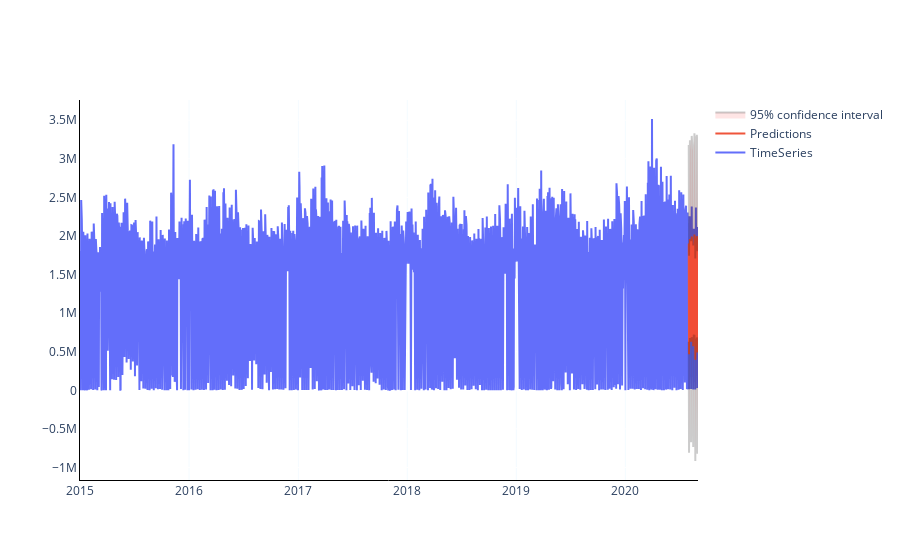

Source (notebook cell):
### Code cell
fig = go.Figure()
fig.add_trace(go.Scatter(x=df[train_start:test_end].index, y=df[train_start:test_end]['Load Weight'],
                    mode='lines',
                    name='TimeSeries'))
fig.add_trace(go.Scatter(x=predictions_error.index, y=predictions,
                    mode='lines',
                    name='Predictions'))
CI = fcast.conf_int()
fig.add_traces([go.Scatter(x = test_data.index, y = CI['lower Load Weight'],
                           mode = 'lines', line_color = 'rgba(0,0,0,0.2)',
                           showlegend = False),
                go.Scatter(x = test_data.index, y = CI['upper Load Weight'],
                           mode = 'lines', line_color = 'rgba(0,0,0,0.2)',
                           name = '95% confidence interval',
                           fill='tonexty', fillcolor = 'rgba(255, 0, 0, 0.1)')])

fig.update_layout(paper_bgcolor='rgba(255,255,255)', plot_bgcolor='rgba(0,0,0,0)')
fig.update_xaxes(showline=True, linewidth=1, linecolor='black')
fig.update_yaxes(showline=True, linewidth=1, linecolor='black',rangemode="tozero")
fig.update_xaxes(showgrid=True, gridwidth=0.1, gridcolor='lightskyblue')
#fig.update_yaxes(showgrid=True, gridwidth=0.1, gridcolor='lightskyblue')

fig.show()

print('Mean Absolute Percent Error:', round(np.mean(abs(residuals/test_data['Load Weight'])),4))

print('Root Mean Squared Error:', np.sqrt(np.mean(residuals**2)))

### Figure 1 — Plotly figure (JSON) as saved in the notebook; plotly's stock layout.template omitted (floating-point values rounded to 4 significant figures; data arrays with more than 128 entries replaced by an {"elided": "..."} marker saying what was removed)
{"data": [{"mode": "lines", "name": "TimeSeries", "type": "scatter", "x": {"elided": "1826 str values"}, "y": {"elided": "1826 int values"}}, {"mode": "lines", "name": "Predictions", "type": "scatter", "x": ["2020-07-31T00:00:00", "2020-08-01T00:00:00", "2020-08-03T00:00:00", "2020-08-04T00:00:00", "2020-08-05T00:00:00", "2020-08-06T00:00:00", "2020-08-07T00:00:00", "2020-08-08T00:00:00", "2020-08-10T00:00:00", "2020-08-11T00:00:00", "2020-08-12T00:00:00", "2020-08-13T00:00:00", "2020-08-14T00:00:00", "2020-08-15T00:00:00", "2020-08-17T00:00:00", "2020-08-18T00:00:00", "2020-08-19T00:00:00", "2020-08-20T00:00:00", "2020-08-21T00:00:00", "2020-08-22T00:00:00", "2020-08-24T00:00:00", "2020-08-25T00:00:00", "2020-08-26T00:00:00", "2020-08-27T00:00:00", "2020-08-28T00:00:00", "2020-08-29T00:00:00", "2020-08-31T00:00:00"], "y": [1903000.0, 467100.0, 1645000.0, 1959000.0, 1808000.0, 1834000.0, 1933000.0, 629300.0, 1993000.0, 1930000.0, 1976000.0, 1800000.0, 1841000.0, 571900.0, 2019000.0, 1954000.0, 2020000.0, 1899000.0, 1826000.0, 396000.0, 1917000.0, 1980000.0, 657900.0, 1998000.0, 1954000.0, 489700.0, 1823000.0]}, {"line": {"color": "rgba(0,0,0,0.2)"}, "mode": "lines", "showlegend": false, "type": "scatter", "x": ["2020-07-31T00:00:00", "2020-08-01T00:00:00", "2020-08-03T00:00:00", "2020-08-04T00:00:00", "2020-08-05T00:00:00", "2020-08-06T00:00:00", "2020-08-07T00:00:00", "2020-08-08T00:00:00", "2020-08-10T00:00:00", "2020-08-11T00:00:00", "2020-08-12T00:00:00", "2020-08-13T00:00:00", "2020-08-14T00:00:00", "2020-08-15T00:00:00", "2020-08-17T00:00:00", "2020-08-18T00:00:00", "2020-08-19T00:00:00", "2020-08-20T00:00:00", "2020-08-21T00:00:00", "2020-08-22T00:00:00", "2020-08-24T00:00:00", "2020-08-25T00:00:00", "2020-08-26T00:00:00", "2020-08-27T00:00:00", "2020-08-28T00:00:00", "2020-08-29T00:00:00", "2020-08-31T00:00:00"], "y": [628000.0, -810200.0, 365900.0, 678300.0, 525700.0, 550400.0, 648300.0, -674300.0, 688400.0, 625000.0, 671300.0, 494200.0, 534600.0, -734400.0, 708700.0, 643600.0, 708500.0, 587300.0, 514400.0, -916000.0, 605000.0, 668000.0, -654600.0, 685200.0, 641100.0, -823200.0, 510300.0]}, {"fill": "tonexty", "fillcolor": "rgba(255, 0, 0, 0.1)", "line": {"color": "rgba(0,0,0,0.2)"}, "mode": "lines", "name": "95% confidence interval", "type": "scatter", "x": ["2020-07-31T00:00:00", "2020-08-01T00:00:00", "2020-08-03T00:00:00", "2020-08-04T00:00:00", "2020-08-05T00:00:00", "2020-08-06T00:00:00", "2020-08-07T00:00:00", "2020-08-08T00:00:00", "2020-08-10T00:00:00", "2020-08-11T00:00:00", "2020-08-12T00:00:00", "2020-08-13T00:00:00", "2020-08-14T00:00:00", "2020-08-15T00:00:00", "2020-08-17T00:00:00", "2020-08-18T00:00:00", "2020-08-19T00:00:00", "2020-08-20T00:00:00", "2020-08-21T00:00:00", "2020-08-22T00:00:00", "2020-08-24T00:00:00", "2020-08-25T00:00:00", "2020-08-26T00:00:00", "2020-08-27T00:00:00", "2020-08-28T00:00:00", "2020-08-29T00:00:00", "2020-08-31T00:00:00"], "y": [3179000.0, 1744000.0, 2924000.0, 3240000.0, 3090000.0, 3117000.0, 3218000.0, 1933000.0, 3297000.0, 3234000.0, 3282000.0, 3105000.0, 3146000.0, 1878000.0, 3329000.0, 3265000.0, 3331000.0, 3210000.0, 3138000.0, 1708000.0, 3230000.0, 3293000.0, 1970000.0, 3311000.0, 3267000.0, 1803000.0, 3136000.0]}], "layout": {"paper_bgcolor": "rgba(255,255,255)", "plot_bgcolor": "rgba(0,0,0,0)", "xaxis": {"gridcolor": "lightskyblue", "gridwidth": 0.1, "linecolor": "black", "linewidth": 1, "showgrid": true, "showline": true}, "yaxis": {"linecolor": "black", "linewidth": 1, "rangemode": "tozero", "showline": true}}}
